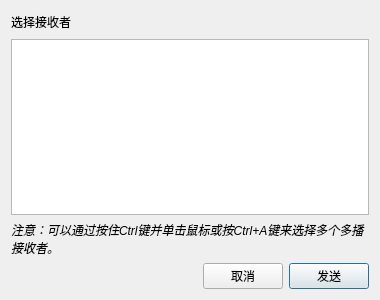
<?xml version="1.0" encoding="UTF-8"?>
<ui version="4.0">
 <class>ReceiverSelectorDialog</class>
 <widget class="QDialog" name="ReceiverSelectorDialog">
  <property name="geometry">
   <rect>
    <x>0</x>
    <y>0</y>
    <width>380</width>
    <height>300</height>
   </rect>
  </property>
  <property name="sizePolicy">
   <sizepolicy hsizetype="Fixed" vsizetype="Fixed">
    <horstretch>0</horstretch>
    <verstretch>0</verstretch>
   </sizepolicy>
  </property>
  <property name="minimumSize">
   <size>
    <width>380</width>
    <height>300</height>
   </size>
  </property>
  <property name="maximumSize">
   <size>
    <width>380</width>
    <height>300</height>
   </size>
  </property>
  <property name="windowTitle">
   <string>选择接收人</string>
  </property>
  <property name="windowIcon">
   <iconset resource="../res.qrc">
    <normaloff>:/img/icon.png</normaloff>:/img/icon.png</iconset>
  </property>
  <layout class="QVBoxLayout" name="verticalLayout">
   <item>
    <layout class="QHBoxLayout" name="horizontalLayout_2">
     <item>
      <widget class="QLabel" name="label">
       <property name="text">
        <string>选择接收者</string>
       </property>
      </widget>
     </item>
     <item>
      <spacer name="horizontalSpacer_2">
       <property name="orientation">
        <enum>Qt::Horizontal</enum>
       </property>
       <property name="sizeHint" stdset="0">
        <size>
         <width>40</width>
         <height>20</height>
        </size>
       </property>
      </spacer>
     </item>
     <item>
      <widget class="QPushButton" name="pushButton_3">
       <property name="toolTip">
        <string>Refresh list</string>
       </property>
       <property name="text">
        <string/>
       </property>
       <property name="icon">
        <iconset resource="../res.qrc">
         <normaloff>:/img/refresh.png</normaloff>:/img/refresh.png</iconset>
       </property>
       <property name="iconSize">
        <size>
         <width>18</width>
         <height>18</height>
        </size>
       </property>
       <property name="flat">
        <bool>true</bool>
       </property>
      </widget>
     </item>
    </layout>
   </item>
   <item>
    <widget class="QListView" name="listView">
     <property name="toolTip">
      <string>You can select multiple receivers</string>
     </property>
     <property name="selectionMode">
      <enum>QAbstractItemView::ExtendedSelection</enum>
     </property>
    </widget>
   </item>
   <item>
    <widget class="QLabel" name="label_multicast">
     <property name="font">
      <font>
       <italic>true</italic>
      </font>
     </property>
     <property name="text">
      <string>注意：可以通过按住Ctrl键并单击鼠标或按Ctrl+A键来选择多个多播接收者。</string>
     </property>
     <property name="wordWrap">
      <bool>true</bool>
     </property>
    </widget>
   </item>
   <item>
    <layout class="QHBoxLayout" name="horizontalLayout">
     <item>
      <spacer name="horizontalSpacer">
       <property name="orientation">
        <enum>Qt::Horizontal</enum>
       </property>
       <property name="sizeHint" stdset="0">
        <size>
         <width>40</width>
         <height>20</height>
        </size>
       </property>
      </spacer>
     </item>
     <item>
      <widget class="QPushButton" name="pushButton_2">
       <property name="text">
        <string>取消</string>
       </property>
      </widget>
     </item>
     <item>
      <widget class="QPushButton" name="pushButton">
       <property name="text">
        <string>发送</string>
       </property>
       <property name="default">
        <bool>true</bool>
       </property>
      </widget>
     </item>
    </layout>
   </item>
  </layout>
 </widget>
 <resources>
  <include location="../res.qrc"/>
 </resources>
 <connections>
  <connection>
   <sender>pushButton_2</sender>
   <signal>clicked()</signal>
   <receiver>ReceiverSelectorDialog</receiver>
   <slot>reject()</slot>
   <hints>
    <hint type="sourcelabel">
     <x>193</x>
     <y>289</y>
    </hint>
    <hint type="destinationlabel">
     <x>92</x>
     <y>236</y>
    </hint>
   </hints>
  </connection>
  <connection>
   <sender>pushButton</sender>
   <signal>clicked()</signal>
   <receiver>ReceiverSelectorDialog</receiver>
   <slot>onSendClicked()</slot>
   <hints>
    <hint type="sourcelabel">
     <x>279</x>
     <y>289</y>
    </hint>
    <hint type="destinationlabel">
     <x>312</x>
     <y>244</y>
    </hint>
   </hints>
  </connection>
  <connection>
   <sender>pushButton_3</sender>
   <signal>clicked()</signal>
   <receiver>ReceiverSelectorDialog</receiver>
   <slot>onRefreshClicked()</slot>
   <hints>
    <hint type="sourcelabel">
     <x>268</x>
     <y>21</y>
    </hint>
    <hint type="destinationlabel">
     <x>219</x>
     <y>14</y>
    </hint>
   </hints>
  </connection>
 </connections>
 <slots>
  <slot>onSendClicked()</slot>
  <slot>onRefreshClicked()</slot>
 </slots>
</ui>
